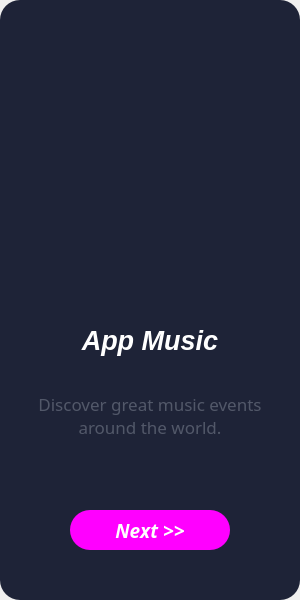
<?xml version="1.0" encoding="UTF-8"?>
<ui version="4.0">
 <class>MainWindow</class>
 <widget class="QMainWindow" name="MainWindow">
  <property name="geometry">
   <rect>
    <x>0</x>
    <y>0</y>
    <width>300</width>
    <height>600</height>
   </rect>
  </property>
  <property name="windowTitle">
   <string>MainWindow</string>
  </property>
  <widget class="QWidget" name="centralwidget">
   <widget class="QWidget" name="widget" native="true">
    <property name="geometry">
     <rect>
      <x>0</x>
      <y>0</y>
      <width>300</width>
      <height>600</height>
     </rect>
    </property>
    <property name="minimumSize">
     <size>
      <width>300</width>
      <height>600</height>
     </size>
    </property>
    <property name="maximumSize">
     <size>
      <width>300</width>
      <height>600</height>
     </size>
    </property>
    <property name="styleSheet">
     <string notr="true">QWidget{
	border-radius:20px;
	background-color: rgb(30, 35, 55);
}</string>
    </property>
    <widget class="QLabel" name="label">
     <property name="geometry">
      <rect>
       <x>10</x>
       <y>90</y>
       <width>280</width>
       <height>201</height>
      </rect>
     </property>
     <property name="autoFillBackground">
      <bool>false</bool>
     </property>
     <property name="text">
      <string/>
     </property>
     <property name="pixmap">
      <pixmap>../resourse/backgroud_signup_border.png</pixmap>
     </property>
     <property name="scaledContents">
      <bool>true</bool>
     </property>
    </widget>
    <widget class="QLabel" name="label_3">
     <property name="geometry">
      <rect>
       <x>10</x>
       <y>380</y>
       <width>280</width>
       <height>70</height>
      </rect>
     </property>
     <property name="font">
      <font>
       <family>Segoe Print</family>
       <pointsize>13</pointsize>
      </font>
     </property>
     <property name="styleSheet">
      <string notr="true">color: rgb(82, 88, 105);</string>
     </property>
     <property name="text">
      <string>Discover great music events around the world.</string>
     </property>
     <property name="alignment">
      <set>Qt::AlignCenter</set>
     </property>
     <property name="wordWrap">
      <bool>true</bool>
     </property>
    </widget>
    <widget class="QLabel" name="label_2">
     <property name="geometry">
      <rect>
       <x>10</x>
       <y>320</y>
       <width>280</width>
       <height>40</height>
      </rect>
     </property>
     <property name="font">
      <font>
       <family>Segoe UI</family>
       <pointsize>20</pointsize>
       <italic>true</italic>
       <bold>true</bold>
      </font>
     </property>
     <property name="styleSheet">
      <string notr="true">color: rgb(255, 255, 255);</string>
     </property>
     <property name="text">
      <string>App Music</string>
     </property>
     <property name="alignment">
      <set>Qt::AlignCenter</set>
     </property>
    </widget>
    <widget class="QPushButton" name="pushButton_1">
     <property name="geometry">
      <rect>
       <x>70</x>
       <y>510</y>
       <width>160</width>
       <height>40</height>
      </rect>
     </property>
     <property name="font">
      <font>
       <family>Segoe Script</family>
       <pointsize>14</pointsize>
       <italic>true</italic>
       <bold>true</bold>
      </font>
     </property>
     <property name="styleSheet">
      <string notr="true">QPushButton {
	color: #ffffff;
	background-color: rgb(255, 0, 255);
}
QPushButton:hover {
	color: #f0f0f0;
	background-color: rgb(200, 0, 200);
}</string>
     </property>
     <property name="text">
      <string>Next &gt;&gt;</string>
     </property>
    </widget>
   </widget>
  </widget>
 </widget>
 <resources/>
 <connections/>
</ui>
